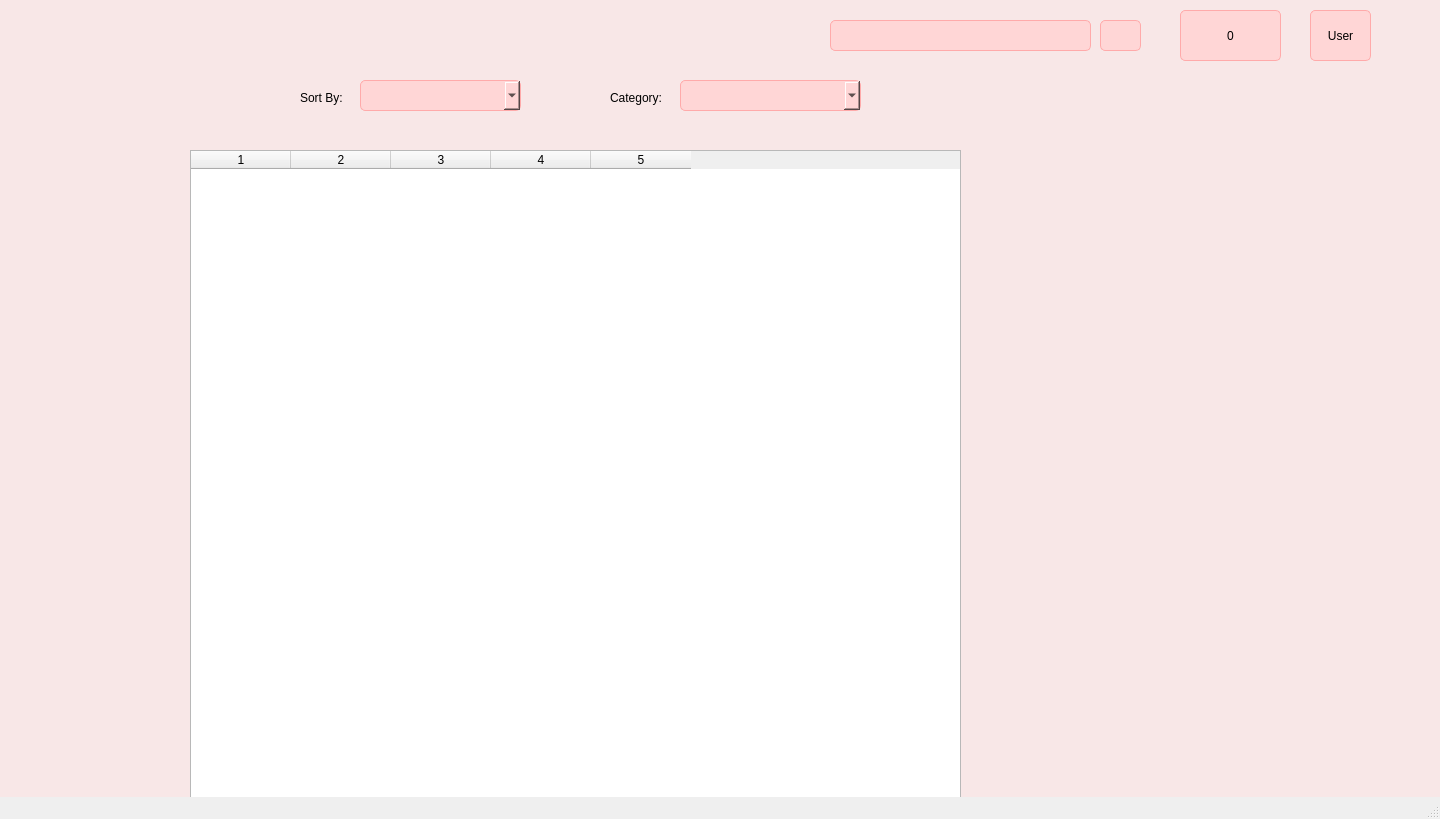
<?xml version="1.0" encoding="UTF-8"?>
<ui version="4.0">
 <class>Home</class>
 <widget class="QMainWindow" name="MainWindow">
  <property name="geometry">
   <rect>
    <x>0</x>
    <y>0</y>
    <width>1440</width>
    <height>819</height>
   </rect>
  </property>
  <property name="windowTitle">
   <string>Home</string>
  </property>
  <property name="autoFillBackground">
   <bool>true</bool>
  </property>
  <property name="styleSheet">
   <string notr="true">QWidget#centralwidget {
    background-color: #F8E7E7;
}
QPushButton {
    background-color: #FFD6D6;
    border: 1px solid #FFAAAA;
    border-radius: 5px;
}

QToolButton {
    background-color: #FFD6D6;
    border: 1px solid #FFAAAA;
    border-radius: 5px;
}
QLineEdit {
    background-color: #FFD6D6;
    border: 1px solid #FFAAAA;
    border-radius: 5px;
}
QComboBox {
    background-color: #FFD6D6;
    border: 1px solid #FFAAAA;
    border-radius: 5px;
}</string>
  </property>
  <widget class="QWidget" name="centralwidget">
   <widget class="QLabel" name="logo_label">
    <property name="geometry">
     <rect>
      <x>40</x>
      <y>10</y>
      <width>101</width>
      <height>101</height>
     </rect>
    </property>
    <property name="maximumSize">
     <size>
      <width>16777215</width>
      <height>16777215</height>
     </size>
    </property>
    <property name="text">
     <string/>
    </property>
    <property name="scaledContents">
     <bool>true</bool>
    </property>
   </widget>
   <widget class="QToolButton" name="toolButton">
    <property name="geometry">
     <rect>
      <x>1310</x>
      <y>10</y>
      <width>61</width>
      <height>51</height>
     </rect>
    </property>
    <property name="text">
     <string>User</string>
    </property>
    <property name="icon">
     <iconset>
      <normaloff>picture/profile.png</normaloff>picture/profile.png</iconset>
    </property>
    <property name="iconSize">
     <size>
      <width>50</width>
      <height>50</height>
     </size>
    </property>
   </widget>
   <widget class="QPushButton" name="pushButton">
    <property name="geometry">
     <rect>
      <x>1100</x>
      <y>20</y>
      <width>41</width>
      <height>31</height>
     </rect>
    </property>
    <property name="text">
     <string/>
    </property>
    <property name="icon">
     <iconset>
      <normaloff>picture/findglass.png</normaloff>picture/findglass.png</iconset>
    </property>
   </widget>
   <widget class="QTableWidget" name="tableView">
    <property name="geometry">
     <rect>
      <x>190</x>
      <y>150</y>
      <width>771</width>
      <height>661</height>
     </rect>
    </property>
    <property name="rowCount">
     <number>0</number>
    </property>
    <property name="columnCount">
     <number>5</number>
    </property>
    <property name="horizontalHeaderLabels" stdset="0">
     <stringlist>
      <string>Product ID</string>
      <string>Category</string>
      <string>Description</string>
      <string>Price</string>
      <string>Quantity</string>
     </stringlist>
    </property>
    <column/>
    <column/>
    <column/>
    <column/>
    <column/>
   </widget>
   <widget class="QLineEdit" name="lineEdit">
    <property name="geometry">
     <rect>
      <x>830</x>
      <y>20</y>
      <width>261</width>
      <height>31</height>
     </rect>
    </property>
    <property name="text">
     <string/>
    </property>
   </widget>
   <widget class="QComboBox" name="comboBox">
    <property name="geometry">
     <rect>
      <x>360</x>
      <y>80</y>
      <width>161</width>
      <height>31</height>
     </rect>
    </property>
   </widget>
   <widget class="QComboBox" name="comboBox_2">
    <property name="geometry">
     <rect>
      <x>680</x>
      <y>80</y>
      <width>181</width>
      <height>31</height>
     </rect>
    </property>
   </widget>
   <widget class="QPushButton" name="pushButton_2">
    <property name="geometry">
     <rect>
      <x>1180</x>
      <y>10</y>
      <width>101</width>
      <height>51</height>
     </rect>
    </property>
    <property name="text">
     <string>0</string>
    </property>
    <property name="icon">
     <iconset>
      <normaloff>picture/cartpink.gif</normaloff>picture/cartpink.gif</iconset>
    </property>
    <property name="iconSize">
     <size>
      <width>40</width>
      <height>40</height>
     </size>
    </property>
   </widget>
   <widget class="QLabel" name="label">
    <property name="geometry">
     <rect>
      <x>300</x>
      <y>90</y>
      <width>60</width>
      <height>16</height>
     </rect>
    </property>
    <property name="text">
     <string>Sort By:</string>
    </property>
   </widget>
   <widget class="QLabel" name="label_2">
    <property name="geometry">
     <rect>
      <x>610</x>
      <y>90</y>
      <width>61</width>
      <height>16</height>
     </rect>
    </property>
    <property name="text">
     <string>Category:</string>
    </property>
   </widget>
  </widget>
  <widget class="QStatusBar" name="statusbar"/>
 </widget>
 <resources/>
 <connections/>
</ui>
